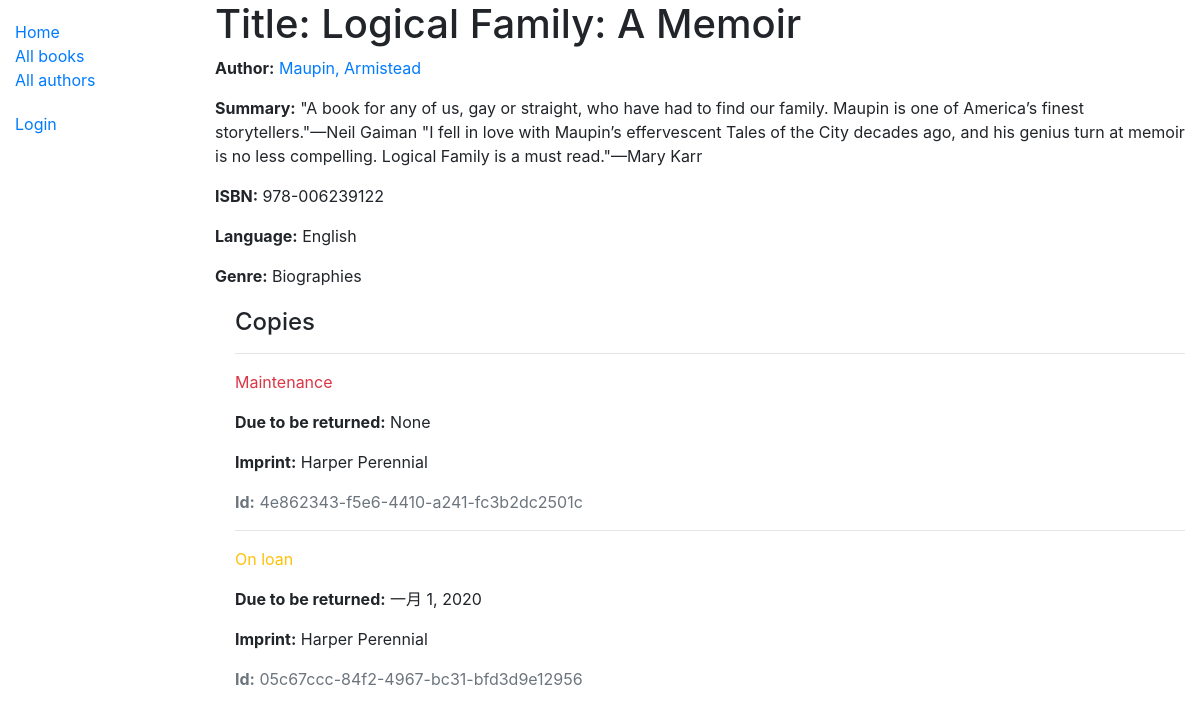
/catalog/book/2, run on the app's committed database.
### catalog/models.py (models this page shows, shortened)
class Book(models.Model):
    title = models.CharField('书名', max_length=200)
    author = models.ForeignKey(Author, verbose_name='作者',
                               on_delete=models.SET_NULL, null=True)
    summary = models.TextField('摘要', max_length=1000,
                               help_text='Enter a brief description of the book')
    isbn = models.CharField('ISBN', max_length=13,
                            help_text='13 Character <a href="https://www.isbn-international.org/content/what-isbn">ISBN number</a>')
    genre = models.ManyToManyField(Genre, verbose_name='分类',
                                   help_text='Select a genre for this book')
    language = models.ForeignKey(Language, verbose_name='语言', on_delete=models.SET_NULL, null=True)
    class Meta:
        verbose_name = '书籍'
        verbose_name_plural = verbose_name
    def display_genre(self):
        return ', '.join(genre.name for genre in self.genre.all()[:3])
    display_genre.short_description = '所有分类'

class Author(models.Model):
    first_name = models.CharField('名', max_length=100)
    last_name = models.CharField('姓', max_length=100)
    date_of_birth = models.DateField('出生日期', null=True, blank=True)
    date_of_death = models.DateField('死亡日期', null=True, blank=True)
    class Meta:
        ordering = ['last_name', 'first_name']
        verbose_name = '作者'
        verbose_name_plural = verbose_name
    def __str__(self):
        return "%s, %s" % (self.last_name, self.first_name)

class Language(models.Model):
    name = models.CharField('语言', max_length=200,
                            help_text="Enter the book's natural language (e.g. English, French, Japanese etc.)")
    class Meta:
        verbose_name = '语言'
        verbose_name_plural = verbose_name
    def __str__(self):
        return self.name

class Genre(models.Model):
    name = models.CharField('分类', max_length=200,
                            help_text='Enter a book genre (e.g. Science Fiction)')
    def __str__(self):
        return self.name
    class Meta:
        verbose_name = '分类'
        verbose_name_plural = verbose_name

class BookInstance(models.Model):
    id = models.UUIDField('ID', primary_key=True, default=uuid.uuid4,
                          help_text='Unique ID for this particular book across whole library')
    book = models.ForeignKey(Book, verbose_name='书籍', on_delete=models.SET_NULL, null=True)
    imprint = models.CharField('出版商名称', max_length=200)
    due_back = models.DateField('归还日期', null=True, blank=True)
    borrower = models.ForeignKey(User, verbose_name='出借人', on_delete=models.SET_NULL, null=True, blank=True)
    LOAN_STATUS = (
        ('m', 'Maintenance'),
        ('o', 'On loan'),
        ('a', 'Available'),
        ('r', 'Reserved'),
    )
    status = models.CharField('状态', max_length=1, choices=LOAN_STATUS, blank=True, default='m',
                              help_text='Book availability',)
    class Meta:
        ordering = ['due_back']
        verbose_name = '藏书'
        verbose_name_plural = verbose_name
        permissions = (("can_mark_returned", "Set book as returned"),)

### catalog/views.py (the view)
# urls.py: path('book/<int:pk>', views.BookDetailView.as_view(), name='book-detail'),
class BookDetailView(generic.DetailView):
    model = Book

### catalog/templates/catalog/book_detail.html
{% extends "base_generic.html" %}
{% block content %}
  <h1>Title: {{ book.title }}</h1>
  <p><strong>Author:</strong> <a href="{% url 'catalog:author-detail' book.author.pk %}">{{ book.author }}</a></p>
  <p><strong>Summary:</strong> {{ book.summary }}</p>
  <p><strong>ISBN:</strong> {{ book.isbn }}</p>
  <p><strong>Language:</strong> {{ book.language }}</p>
  <p><strong>Genre:</strong> {{ book.genre.all|join:", " }}</p>
  <div style="margin-left:20px;margin-top:20px">
    <h4>Copies</h4>
    {% for copy in book.bookinstance_set.all %}
      <hr>
      <p class="{% if copy.status == 'a' %}text-success{% elif copy.status == 'm' %}text-danger{% else %}text-warning{% endif %}">
        {{ copy.get_status_display }}
      </p>
      {% if copy.status != 'a' %}
        <p><strong>Due to be returned:</strong> {{ copy.due_back }}</p>
      {% endif %}
      <p><strong>Imprint:</strong> {{ copy.imprint }}</p>
      <p class="text-muted"><strong>Id:</strong> {{ copy.id }}</p>
    {% endfor %}
  </div>
{% endblock %}

### data on the page
Book: title "Logical Family: A Memoir", author "Maupin, Armistead", summary "\"A book for any of us, gay or straight, who have had to find our family. Maupin is one of America’s finest storytellers.\"—Neil Gaiman \"I fell in love with Maupin’s effervescent Tales of the City decades ago, and his genius turn at memoir is no less compelling. Logical Family is a must read.\"—Mary Karr", isbn "978-006239122", language "English", genre.all "Biographies"
BookInstance: status "Maintenance", due_back "None", imprint "Harper Perennial", id "4e862343-f5e6-4410-a241-fc3b2dc2501c"
BookInstance: status "On loan", due_back "一月 1, 2020", imprint "Harper Perennial", id "05c67ccc-84f2-4967-bc31-bfd3d9e12956"
